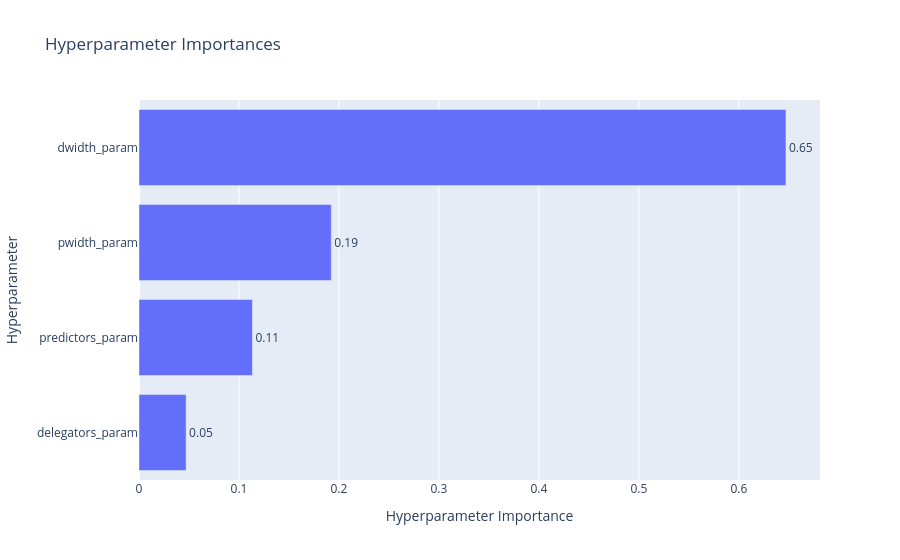

The cell this chart's notebook holds for it:
### Code cell
fig = optuna.visualization.plot_param_importances(
    study, evaluator=FanovaImportanceEvaluator()
)
fig.show()

### Figure 1 — Plotly figure (JSON) as saved in the notebook; plotly's stock layout.template omitted (floating-point values rounded to 4 significant figures)
{"data": [{"cliponaxis": false, "hovertemplate": ["delegators_param (IntDistribution): 0.04712841383556158<extra></extra>", "predictors_param (IntDistribution): 0.11344888933284733<extra></extra>", "pwidth_param (IntDistribution): 0.1923037826211889<extra></extra>", "dwidth_param (IntDistribution): 0.6471189142104022<extra></extra>"], "name": "Objective Value", "orientation": "h", "text": ["0.05", "0.11", "0.19", "0.65"], "textposition": "outside", "type": "bar", "x": [0.04713, 0.1134, 0.1923, 0.6471], "y": ["delegators_param", "predictors_param", "pwidth_param", "dwidth_param"]}], "layout": {"title": {"text": "Hyperparameter Importances"}, "xaxis": {"title": {"text": "Hyperparameter Importance"}}, "yaxis": {"title": {"text": "Hyperparameter"}}}}
